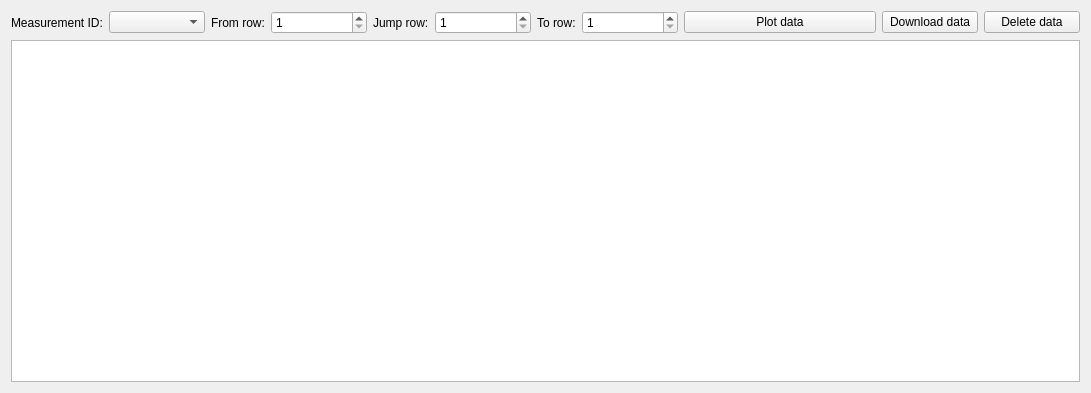
<?xml version="1.0" encoding="UTF-8"?>
<ui version="4.0">
 <class>ViewWindow</class>
 <widget class="QWidget" name="ViewWindow">
  <property name="geometry">
   <rect>
    <x>0</x>
    <y>0</y>
    <width>1091</width>
    <height>393</height>
   </rect>
  </property>
  <property name="windowTitle">
   <string>View</string>
  </property>
  <property name="windowIcon">
   <iconset resource="../../../../resources/icons/buttons/buttonicons.qrc">
    <normaloff>:/icons/buttons/view.ico</normaloff>:/icons/buttons/view.ico</iconset>
  </property>
  <layout class="QGridLayout" name="gridLayout">
   <item row="0" column="6">
    <widget class="QLabel" name="label_4">
     <property name="sizePolicy">
      <sizepolicy hsizetype="Fixed" vsizetype="Preferred">
       <horstretch>0</horstretch>
       <verstretch>0</verstretch>
      </sizepolicy>
     </property>
     <property name="text">
      <string>Jump row:</string>
     </property>
    </widget>
   </item>
   <item row="0" column="4">
    <widget class="QLabel" name="label_2">
     <property name="sizePolicy">
      <sizepolicy hsizetype="Fixed" vsizetype="Preferred">
       <horstretch>0</horstretch>
       <verstretch>0</verstretch>
      </sizepolicy>
     </property>
     <property name="text">
      <string>From row:</string>
     </property>
    </widget>
   </item>
   <item row="0" column="2">
    <widget class="QLabel" name="label">
     <property name="sizePolicy">
      <sizepolicy hsizetype="Fixed" vsizetype="Preferred">
       <horstretch>0</horstretch>
       <verstretch>0</verstretch>
      </sizepolicy>
     </property>
     <property name="text">
      <string>Measurement ID:</string>
     </property>
    </widget>
   </item>
   <item row="1" column="2" colspan="12">
    <widget class="QTableWidget" name="measurementTableWidget">
     <property name="editTriggers">
      <set>QAbstractItemView::NoEditTriggers</set>
     </property>
     <property name="selectionBehavior">
      <enum>QAbstractItemView::SelectColumns</enum>
     </property>
     <attribute name="horizontalHeaderCascadingSectionResizes">
      <bool>true</bool>
     </attribute>
     <attribute name="horizontalHeaderDefaultSectionSize">
      <number>160</number>
     </attribute>
     <attribute name="horizontalHeaderStretchLastSection">
      <bool>true</bool>
     </attribute>
     <attribute name="verticalHeaderStretchLastSection">
      <bool>false</bool>
     </attribute>
    </widget>
   </item>
   <item row="0" column="9">
    <widget class="QSpinBox" name="toRowSpinBox">
     <property name="minimum">
      <number>1</number>
     </property>
     <property name="maximum">
      <number>999999999</number>
     </property>
     <property name="value">
      <number>1</number>
     </property>
    </widget>
   </item>
   <item row="0" column="8">
    <widget class="QLabel" name="label_3">
     <property name="sizePolicy">
      <sizepolicy hsizetype="Fixed" vsizetype="Preferred">
       <horstretch>0</horstretch>
       <verstretch>0</verstretch>
      </sizepolicy>
     </property>
     <property name="text">
      <string>To row:</string>
     </property>
    </widget>
   </item>
   <item row="0" column="5">
    <widget class="QSpinBox" name="fromRowSpinBox">
     <property name="minimum">
      <number>1</number>
     </property>
     <property name="maximum">
      <number>999999999</number>
     </property>
    </widget>
   </item>
   <item row="0" column="3">
    <widget class="QComboBox" name="measurementIDComboBox"/>
   </item>
   <item row="0" column="7">
    <widget class="QSpinBox" name="jumpRowSpinBox">
     <property name="minimum">
      <number>1</number>
     </property>
     <property name="maximum">
      <number>999999999</number>
     </property>
    </widget>
   </item>
   <item row="0" column="13">
    <widget class="QPushButton" name="deleteDataPushButton">
     <property name="text">
      <string>Delete data</string>
     </property>
    </widget>
   </item>
   <item row="0" column="12">
    <widget class="QPushButton" name="downloadDataPushButton">
     <property name="text">
      <string>Download data</string>
     </property>
    </widget>
   </item>
   <item row="0" column="10" colspan="2">
    <widget class="QPushButton" name="plotDataPushButton">
     <property name="text">
      <string>Plot data</string>
     </property>
    </widget>
   </item>
  </layout>
 </widget>
 <resources>
  <include location="../../../../resources/icons/buttons/buttonicons.qrc"/>
  <include location="../../../../resources/icons/buttons/buttonicons.qrc"/>
  <include location="../../../../resources/icons/buttons/buttonicons.qrc"/>
 </resources>
 <connections/>
</ui>
